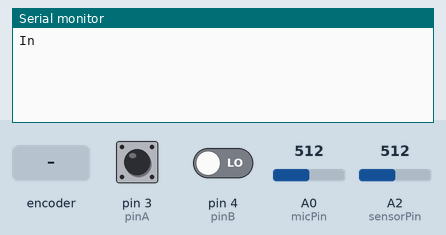
The sketch below on a simulated Arduino Uno, built with avr-gcc and run on an emulated ATmega328P. On the bench: the last lines printed to the serial monitor. The inputs (shaded band) are chosen by the test bench; at power-on: pin 3 (pinA) HIGH, pin 4 (pinB) LOW, A0 (micPin) = 512, A2 (sensorPin) = 512.

Above: at 1.2 s.
1.3 s: rotary encoder on pin 3 (pinA) / pin 4 (pinB) turned 1 step (first pin leading)
At 1.7 s:
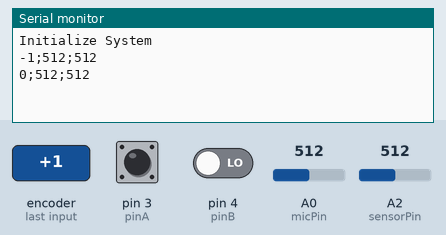
3.0 s: rotary encoder on pin 3 (pinA) / pin 4 (pinB) turned 1 step (first pin leading)
At 4.2 s:
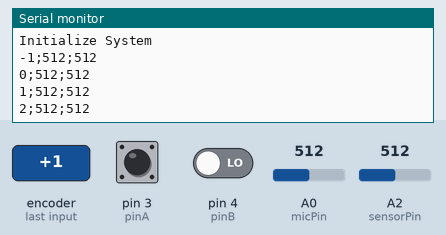
Timing chart, 0 to 6.0 s (numbered marks = the images above; inputs shaded):
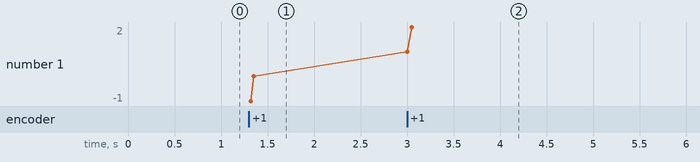

Measured:
- after the input at 1.3 s, the serial monitor: prints a new line at once (image 1)
- after the input at 3.0 s, the serial monitor: prints a new line at once (image 2)
- plotted number 1: 0 → 2 after the input at 3.0 s

The sketch:

SkecthUnityProject.ino
```cpp
int pinA = 3; // Connected to CLK on KY-040
int pinB = 4; // Connected to DT on KY-040
int encoderPosCount = 0;
int pinALast;
int aVal;
boolean bCW;

int sensorPin = 2; //define analog pin 2
int lightSensorValue = 0;

//Parameters
const int micPin  = A0;

//Variables
int micVal  = 0;


void setup() {

//Init Serial USB
  Serial.begin(9600);
  Serial.println(F("Initialize System"));
  //Init Microphone
  pinMode(micPin, INPUT);

 pinMode (pinA,INPUT);
 pinMode (pinB,INPUT);


 pinALast = digitalRead(pinA);
 Serial.begin (9600);
}


void GetInput(){

  aVal = digitalRead(pinA);
 if (aVal != pinALast){ // Means the knob is rotating
 // if the knob is rotating, we need to determine direction
 // We do that by reading pin B.
 if (digitalRead(pinB) != aVal) { // Means pin A Changed first - We're Rotating Clockwise.
 encoderPosCount ++;
 bCW = true;
 } else
 {// Otherwise B changed first and we're moving CCW
 bCW = false;
 encoderPosCount--;
 }

  micVal = analogRead(micPin);
  lightSensorValue = analogRead(sensorPin);

  Serial.println(String(encoderPosCount) + ";" + String(micVal) + ";" + String(lightSensorValue));

 }
 pinALast = aVal;

}

void loop() {

GetInput();

}
```
